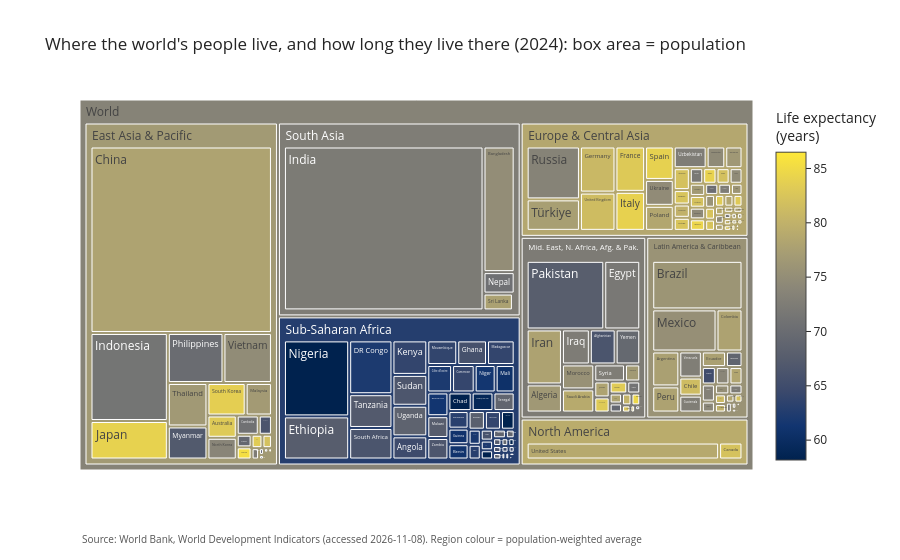

Source (notebook cell):
### Markdown cell above
## 7.3 Treemap: world population, region → country, coloured by life expectancy

### Code cell
tm = snap.dropna(subset=["population", "life_expectancy"]).reset_index()
fig = px.treemap(tm, path=[px.Constant("World"), "region", "country"], values="population", color="life_expectancy",
                 color_continuous_scale="cividis", range_color=[tm.life_expectancy.quantile(0.02), tm.life_expectancy.max()],
                 labels={"life_expectancy": "Life expectancy (years)", "population": "Population"},
                 title=f"Where the world's people live, and how long they live there ({LATEST}): box area = population")
fig.update_traces(hovertemplate="<b>%{label}</b><br>Population: %{value:,.0f}<br>Life expectancy: %{color:.1f} years<extra></extra>")
fig.update_layout(coloraxis_colorbar=dict(title="Life expectancy<br>(years)"))
save_plotly(fig, "p7_treemap", extra="Region colour = population-weighted average")

### Figure 1 — Plotly figure (JSON) as saved in the notebook; plotly's stock layout.template omitted (floating-point values rounded to 4 significant figures; data arrays with more than 128 entries replaced by an {"elided": "..."} marker saying what was removed)
{"data": [{"branchvalues": "total", "customdata": {"elided": "225x1 float values"}, "domain": {"x": [0, 1], "y": [0, 1]}, "hovertemplate": "<b>%{label}</b><br>Population: %{value:,.0f}<br>Life expectancy: %{color:.1f} years<extra></extra>", "ids": {"elided": "225 str values"}, "labels": {"elided": "225 str values"}, "marker": {"coloraxis": "coloraxis", "colors": {"elided": "225 float values"}}, "name": "", "parents": {"elided": "225 str values"}, "type": "treemap", "values": {"elided": "225 float values"}}], "layout": {"annotations": [{"font": {"color": "#555555", "size": 10}, "showarrow": false, "text": "Source: World Bank, World Development Indicators (accessed 2026-11-08). Region colour = population-weighted average", "x": 0, "xanchor": "left", "xref": "paper", "y": 0, "yanchor": "top", "yref": "paper", "yshift": -60}], "coloraxis": {"autocolorscale": false, "cmax": 86.5, "cmin": 58.17, "colorbar": {"title": {"text": "Life expectancy<br>(years)"}}, "colorscale": [[0, "#00224e"], [0.1111, "#123570"], [0.2222, "#3b496c"], [0.3333, "#575d6d"], [0.4444, "#707173"], [0.5556, "#8a8678"], [0.6667, "#a59c74"], [0.7778, "#c3b369"], [0.8889, "#e1cc55"], [1, "#fee838"]]}, "legend": {"tracegroupgap": 0}, "margin": {"b": 90}, "title": {"text": "Where the world's people live, and how long they live there (2024): box area = population"}}}
